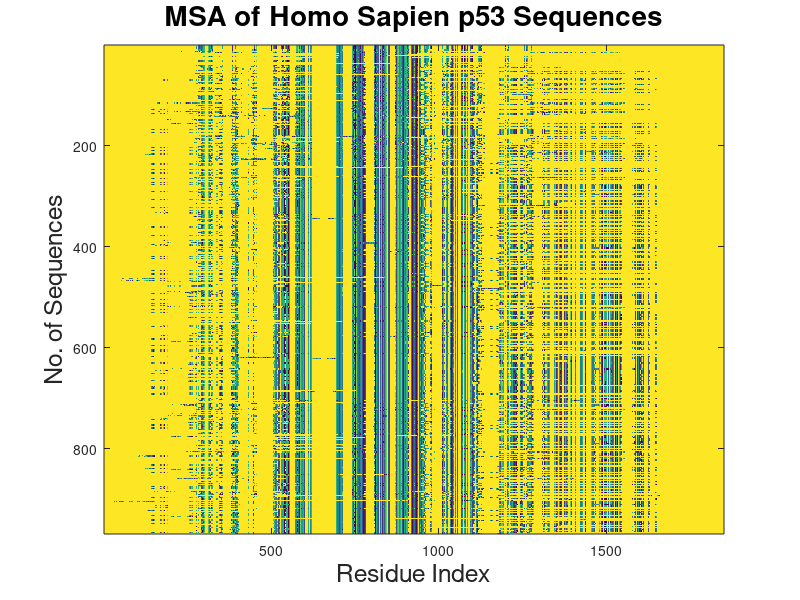

MATLAB code to generate this figure: (Note: this script raises an error after producing the figure.)
%% Load Data 
%%
% Get Cluster Data
%[TP53_clusters, TP53_extra] = blast2clust('BAC16799');
load('clusters.mat');
%
%[TP53_clusters, TP53_extra] = msa2clust(msa);
TP53_clusters = clusters;

%% Visualize MSA
imagesc(msa);
title('MSA of Homo Sapien p53 Sequences', 'FontSize', 20);
ylabel('No. of Sequences', 'FontSize', 18);
xlabel('Residue Index', 'FontSize', 18);

%%
% Read Somatic Mutation Data
[num, txt, somatic_mutation_raw] = xlsread('somatic.xlsx');

%% Trim Neutral Mutations
% Column 20 is the WT_AA, column 21 is the Mutant_AA.
mut_count = 1;
for i=1:length(somatic_mutation_raw)
    % nucleotide mutation without AA change
    if ~strcmp(somatic_mutation_raw(i,20),somatic_mutation_raw(i,21)) 
        
        if ~strcmp(somatic_mutation_raw(i,20),'NA') || ~strcmp(somatic_mutation_raw(i,21),'NA')
            if ~ischar(somatic_mutation_raw{i,7}) && somatic_mutation_raw{i,7} <= 393
            somatic_mutation_trim(mut_count,:) = somatic_mutation_raw(i,:);
            mut_count = mut_count + 1;
            end
        end
    end
end

%% Trim Columns not going to be used
% Column 1-4, 6, 8-16, 22, 27-30, 36-65
somatic_mutation_trim = somatic_mutation_trim(:,[5 7 17:21 23:26 31:35 65]);

%% Overall Sector Enrichment

inSectorCount= zeros(1,7);
outSectorCount = 0;

for i=1:length(somatic_mutation_trim)
    %I changed the somatic index accession from 7 to 2 to reflect our new trimmed
    %matrix. This is because the mutations are in a new column
    cluster_index = is_in_sector(TP53_clusters, cell2mat(somatic_mutation_trim(i,2))); 
    %changed clusters to TP53_clusters
    if cluster_index > 0 %added this logical
        mutation_in_sector(inSectorCount(1,cluster_index) + 1,:,cluster_index) = somatic_mutation_trim(i,:);
        %added a multidimensional component to mutation_in_sector to allow
        %easy access to different sectors.
        inSectorCount(1,cluster_index) = inSectorCount(1,cluster_index) + 1;
    else
        mutation_out_sector(outSectorCount + 1,:) = somatic_mutation_trim(i,:);
        outSectorCount = outSectorCount + 1;
    end
    somatic_mutation_trim{i, 17} = cluster_index;
end
mutations_and_what_sectors_theyarein = find(cell2mat(somatic_mutation_trim(2:end,17))>0);
somatic_mutations_only_in_sectors = somatic_mutation_trim(mutations_and_what_sectors_theyarein + 1,:);

%% Relative Sector Enrichment
% For each sector
figure
Sector_enrichment = zeros(length(TP53_clusters),1);
for j = 1:length(TP53_clusters)
Sector_enrichment(j,1) = (inSectorCount(1,j)./length(somatic_mutation_trim(:,2)))./(length(cell2mat(TP53_clusters(1,j)))./393);
end
bar(1:length(Sector_enrichment),Sector_enrichment,'b');
title('Mutation enrichment per sector', 'FontSize', 20);
xlabel('Sector number', 'FontSize', 18);
ylabel('Enrichment (% of (mutants in sector/totalmutants)./(residues in sector/totalresidues)');

%% Compensatory mutations
%
% First we will look at each mutation at each residue within a sector
% across species to find "fixed" mutations. In order to do this we must
% make a map of all the residues in p53 to compare all of the other
% sequences to.
%%
% Extract the residues in the MSA corresponding to the reference sequence.

map = find(msa(1,:) ~= 25);
seqmsa = msa(:,map);

%%
% Find the maximum size of cluster to facilitate setting up the MSA of
% clusters.
maxResidue_clust = 0;
for i=1:length(TP53_clusters)
    if (length(cell2mat(TP53_clusters(1,i))) > maxResidue_clust)
        maxResidue_clust = length(cell2mat(TP53_clusters(1,i)));
    end
end
%%
% Store the msa of the reference sequence into each cluster. The data is
% stored in a 3D matrix, with each layer containing the indices of the 
% clustered residues in the reference sequence and the MSA corresponding to
% those indices.
clustMSA = zeros(length(seqmsa)+1, maxResidue_clust, length(TP53_clusters));
for i=1:length(TP53_clusters)
    clust_index = cell2mat(TP53_clusters(1,i)); % indices of ref sequence
    clustMSA(1,1:length(clust_index),i) = clust_index;
    clustMSA(2:length(clustMSA),1:length(clust_index),i) = seqmsa(:,clust_index);
end

%%
% Extract the mutations in the clusters. For somatic_mutation_trim, the
% columns are
%%
% 2: indices of reference sequence
%%
% 6: wildtype AA
%%
% 7: mutant AA
%%
% 17: the index of the cluster the mutation is in
%%
% We also have to convert the three letter amino acid codes to the integer
% representation in MATLAB..
clust_mut_map = find(cell2mat(somatic_mutation_trim(:,17)));
clust_mutation_cell = somatic_mutation_trim(clust_mut_map,[2 6 7 17]);

mut_count = 1;
for i=1:length(clust_mutation_cell)
    % only consider deletion, substitution and premature stops, since there
    % are mutation from 1 AA to 2 AA or other peculiar ones in the database
    if (length(clust_mutation_cell{i,2}) <=4 && length(clust_mutation_cell{i,3}) <=4)
        clust_mutation(mut_count,1) = cell2mat(clust_mutation_cell(i,1));
        clust_mutation(mut_count,4) = cell2mat(clust_mutation_cell(i,4));
        for aa = 2:3 % WT AA and MT AA
            if (strcmp(clust_mutation_cell(i,aa), 'NA'))
                 % deletion causing gaps
                clust_mutation(mut_count,aa) = aa2int('-');
            elseif (strcmp(clust_mutation_cell(i,aa), 'STOP'))
                 % translation stop, * in MATLAB
                clust_mutation(mut_count,aa) = aa2int('*');
            else % substitution
                AminoAcid = aminolookup('Abbreviation', clust_mutation_cell{i,aa});
                oneLetterCode = AminoAcid(1,1);
                clust_mutation(mut_count,aa) = aa2int(AminoAcid(1,1));
            end
        end
        mut_count = mut_count + 1;
    end
end
clust_mutation = unique(clust_mutation, 'rows');



%% Create trimmed database of unique mutations for each residue
% unique_mutations_cell = somatic_mutation_trim(:,[2,6,7,17]);
% unique_mutations = cell(2);
% mut_count = 1;
% for i = 1:length(unique_mutations_cell(:,1))
%     for j = 1:length(unique_mutations_cell(1,:))
%         if isa(unique_mutations{i,j},'double')
%             unique_mutations{i,j} = num2str(unique_mutations{i,j});
%         end
%         if (length(unique_mutations_cell{i,2}) <=4 && length(unique_mutations_cell{i,3}) <=4)
%         unique_mutations(mut_count,1) = cell2mat(unique_mutations_cell(i,1));
%         unique_mutations(mut_count,4) = cell2mat(unique_mutations_cell(i,4));
%             for aa = 2:3 % WT AA and MT AA
%                 if (strcmp(unique_mutations_cell(i,aa), 'NA'))
%                      % deletion causing gaps
%                     unique_mutations(mut_count,aa) = aa2int('-');
%                 elseif (strcmp(unique_mutations_cell(i,aa), 'STOP'))
%                      % translation stop, * in MATLAB
%                     unique_mutations(mut_count,aa) = aa2int('*');
%                 else % substitution
%                     AminoAcid = aminolookup('Abbreviation', unique_mutations_cell{i,aa});
%                     oneLetterCode = AminoAcid(1,1);
%                     unique_mutations(mut_count,aa) = aa2int(AminoAcid(1,1));
%                 end
%             end
%         mut_count = mut_count + 1;
%         end
%     end
% %     unique_mutations(i,:) = char(unique_mutations(i,:));
% end
% 
% 
% for i = 1:length(unique_mutations_cell(:,1))
%     unique_mutations(i,:) = char(unique_mutations(i,:));
% end
% unique_mutations_new = unique(unique_mutations,'rows');


% figure
% New_Sector_enrichment = zeros(length(TP53_clusters),1);
% for j = 1:length(TP53_clusters)
% New_Sector_enrichment(j,1) = (length(find(clust_mutation(:,4)==j))./length(clust_mutation(:,4)))./(length(cell2mat(TP53_clusters(1,j)))./393);
% end

%%
% The actual part of finding compensatory mutation. First, we look at each
% mutation in the mutation database, and count the frequencies of each
% carcinogenic mutation in species other than human beings. The fifth
% column ot clust_mutation is added in this sections, and it contains the
% sequences in clustMSA with the given mutation.
clust_mutation_cell = num2cell(clust_mutation);
%%

for i=1:length(clust_mutation)
    mut_index = clust_mutation(i,1); % index of mutation residue
    mut_aa = clust_mutation(i,3); % mutant AA
    clust_index = clust_mutation(i,4); % index of cluster the mutation is in
    clust_msa = clustMSA(:,:,clust_index);
    % index of the current mutation in the cluster's MSA
    msa_mut_index = find(clust_msa(1,:) == mut_index); 
    % the residues in each sequence at the mutation index
    mut_msa = clust_msa(:,msa_mut_index);
    % find the sequences with the current mutation 
    mut_msa_map = find(mut_msa(:,1) == mut_aa);
    mut_seqs = clust_msa(mut_msa_map,:);
    % store the information as cells
    clust_mutation_cell{i,5} = length(mut_seqs(:,1));
    clust_mutation_cell{i,6} = mut_seqs;
end

%%
% Plot the number of carcinogenic mutations present in other species in the
% MSA.
for i=1:length(TP53_clusters)
    subplot(2,3,i);
    clust_mut_i = find(cell2mat(clust_mutation_cell(:,4)) == i);
    x_mutIndex = cell2mat(clust_mutation_cell(clust_mut_i,1));
    y_mutCount = cell2mat(clust_mutation_cell(clust_mut_i,5));
    scatter(x_mutIndex, y_mutCount, 35, 'filled');
    xlabel('Index of Carcinogenic Mutation', 'FontSize', 18);
    titleStr = sprintf('Sector %d', i);
    title(titleStr, 'FontSize', 20);
    ylabel('No. of Seqs with Mutation', 'FontSize', 18);
end

%%
% From the above graph, we can see that there is one mutation in cluster 3
% that exists in most of the sequences in the MSA. We extract the MSA of
% the sequences with this mutation, and visualize it using imagesc.
max_mut_count_index = find(cell2mat(clust_mutation_cell(:,5))==max(cell2mat(clust_mutation_cell(:,5))));
max_mut_clust_index = cell2mat(clust_mutation_cell(max_mut_count_index,4));
max_mut_msa = vertcat(clustMSA(:,:,max_mut_clust_index));
% set up MSA so that top 1/3 of the image would be the reference sequence
max_mut_msa = max_mut_msa(2:length(max_mut_msa),1:length(cell2mat(TP53_clusters(1,max_mut_clust_index))));
max_mut_msa = vertcat(repmat(max_mut_msa(1,:),length(max_mut_msa)/2,1),max_mut_msa);
imagesc(max_mut_msa);
xlabel('Residues in Cluster 3', 'FontSize', 18);
% ylabel('Sequences with Mutation and Reference Sequence', 'FontSize', 18);
title('Cluster MSA of Sequences', 'FontSize', 20);
xticks = linspace(1,length(max_mut_msa(1,:)), length(max_mut_msa(1,:)));
set(gca, 'XTick', xticks, 'XTickLabel', clustMSA(1,1:length(max_mut_msa(1,:)),max_mut_clust_index));
set(gca, 'YTick', [], 'YTickLabel', []);

%% Phenotypic enrichment for each sector
%This section is meant to find the number of different phenotypes expressed
%in each sector, and the relative enrichment of each phenotype within each
%sector.







%% Map to pdb
%pdb is 3Q05
